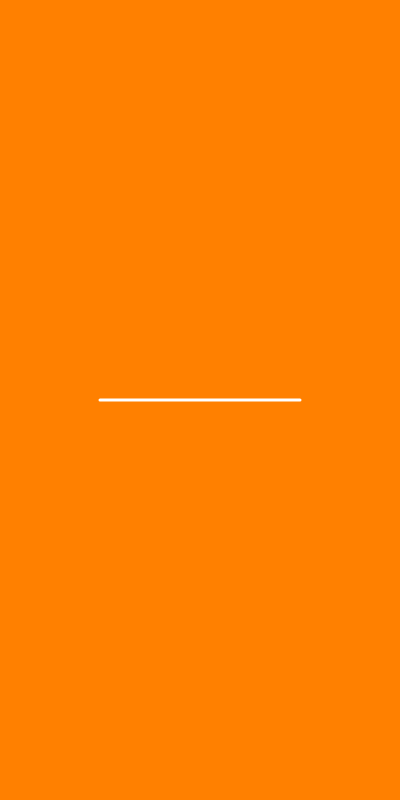
Frame 1 (no input)
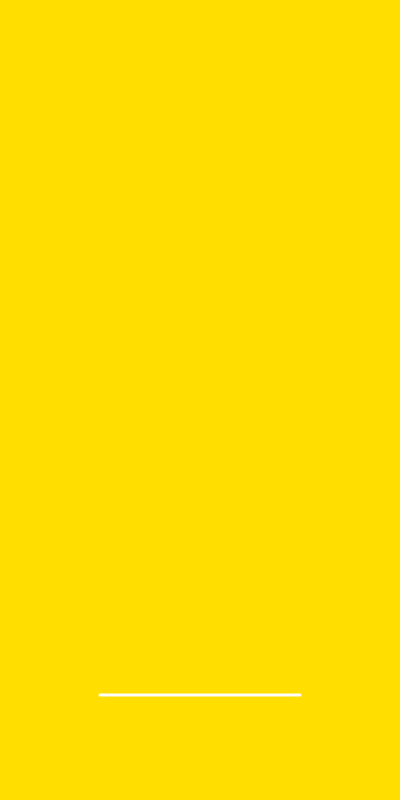
Frame 60 (no input)
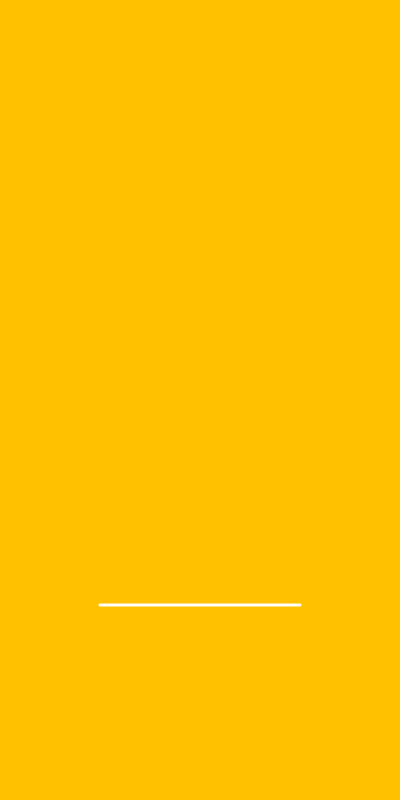
Frame 120 (the mouse pressed at the canvas centre since frame 60)

The p5.js sketch that drew these frames (run headless with seeded random() and noise() and a simulated clock; from frame 60 on, the mouse is pressed at the canvas centre):

// p5.js sketch
// ── sketch.js
var y;
var v=5;
var dir=1 

function setup() {
  createCanvas (400,800);
  background (0);

  strokeWeight (3);
  stroke (255);

  y=height/2;
}

function draw() {
  background ( 255, map(y, 0,height, 0,255), 0); // map (what, start-input, end-input, start-output, end-output)

  line (100,y, width-100,y);

  y+=v*dir; // Permette alla linea di muoversi in verticale

  if (y<=0 || y>=height) { // Se (la inea sbatte in basso o in alto) {torna indietro}
    dir=-dir;
  } 
}

// &&=and, ||=or, !=not
